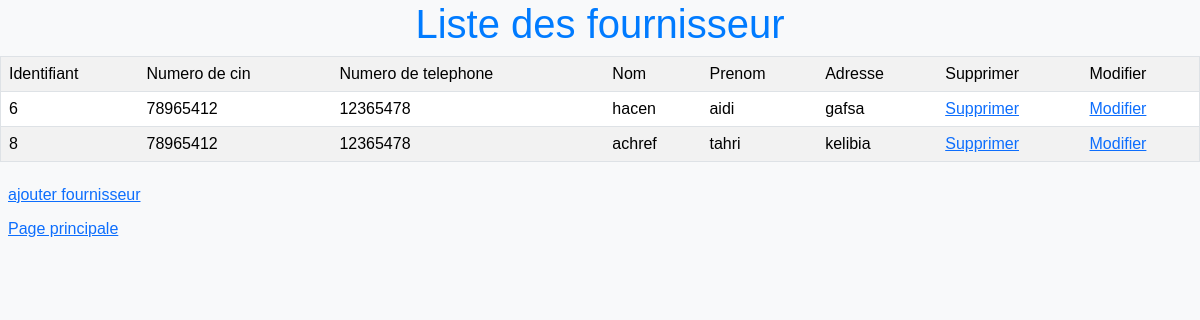
Page /user-side/indexfour.php on the committed database.
### tables this page shows
CREATE TABLE `fournisseur` (
  `idf` int(11) NOT NULL,
  `cinf` int(8) NOT NULL,
  `numTelf` int(8) NOT NULL,
  `nomf` varchar(20) NOT NULL,
  `prenomf` varchar(20) NOT NULL,
  `adressef` varchar(20) NOT NULL
);

### database/config.php (called while the page is built, shortened)
<?php
abstract class Connexion {
function __construct()
{
$this->pdo =new PDO('mysql:host=localhost;dbname=usine','root','');
}
}
?>

### controllers/FournisseurController.php (called while the page is built, shortened)
<?php
include_once('../database/config.php');
class FournisseurControle extends Connexion{
    function listeFour(){
        $query = "select * from fournisseur";
        $res=$this->pdo->prepare($query);
        $res->execute();
        return $res;
    }
}

### user-side/indexfour.php (the view, shortened to what this page needs)
<?php
include_once("../controllers/FournisseurController.php");
$four= new FournisseurControle();
$res3=$four->listeFour();
?>
<html>
    <head>
    <link href="https://cdn.jsdelivr.net/npm/bootstrap@5.3.2/dist/css/bootstrap.min.css" rel="stylesheet">
    </head>
    <body>
        <h1  >Liste des fournisseur</h1>
        <table border=1 class="table table-striped">
            <tr>
                <td>Identifiant</td>
                <td>Numero de cin</td>
                <td>Numero de telephone</td>
                <td>Nom</td>
                <td>Prenom</td>
                <td>Adresse</td>
                <td>Supprimer</td>
                <td>Modifier</td>
            </tr>
            <?php
                while($l3=$res3->fetch()){
                    if($l3!=false){
                        echo"<tr>
                        <td>$l3[0]</td>
                        <td>$l3[1]</td>
                        <td>$l3[2]</td>
                        <td>$l3[3]</td>
                        <td>$l3[4]</td>
                        <td>$l3[5]</td>
                        <td><a href='suppf.php?id=$l3[0]'>Supprimer</a></td>
                        <td><a href ='modifff.php?id=$l3[0]'>Modifier</a></td>
                        </tr>";
                    }
                }
            ?>
        </table>
        <table>
        <tr>
        <tr><td><a href="ajoutFournisseur.php">ajouter fournisseur </a></td></tr>
            <tr><td><a href="index.php">Page principale </a></td></tr>
        </tr>
        </table>
    </body>
</html>

### user-side/indexfour.php (style rules this page uses)
body { font-family: 'Arial', sans-serif; background-color: #f8f9fa; }
h1 { color: #007bff; text-align: center; }
table { width: 100%; }
td { padding: 8px; }

### rows in the picture
fournisseur: idf "6", cinf "78965412", numTelf "12365478", nomf "hacen", prenomf "aidi", adressef "gafsa"
fournisseur: idf "8", cinf "78965412", numTelf "12365478", nomf "achref", prenomf "tahri", adressef "kelibia"
